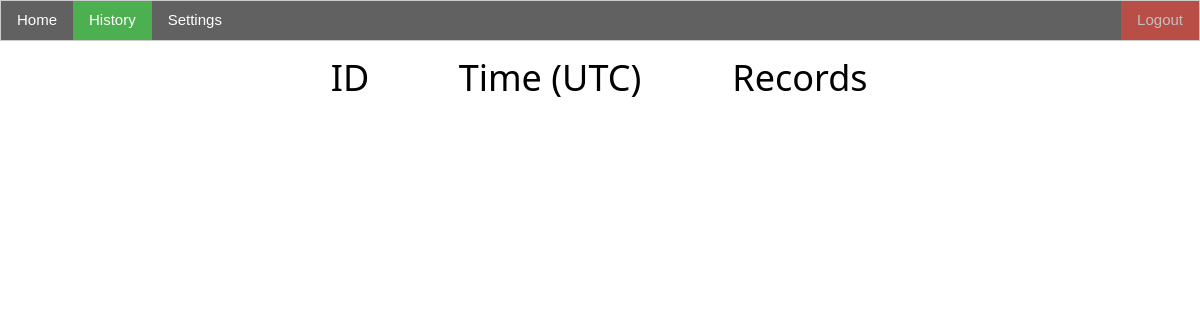
Before: /history with the older database file.
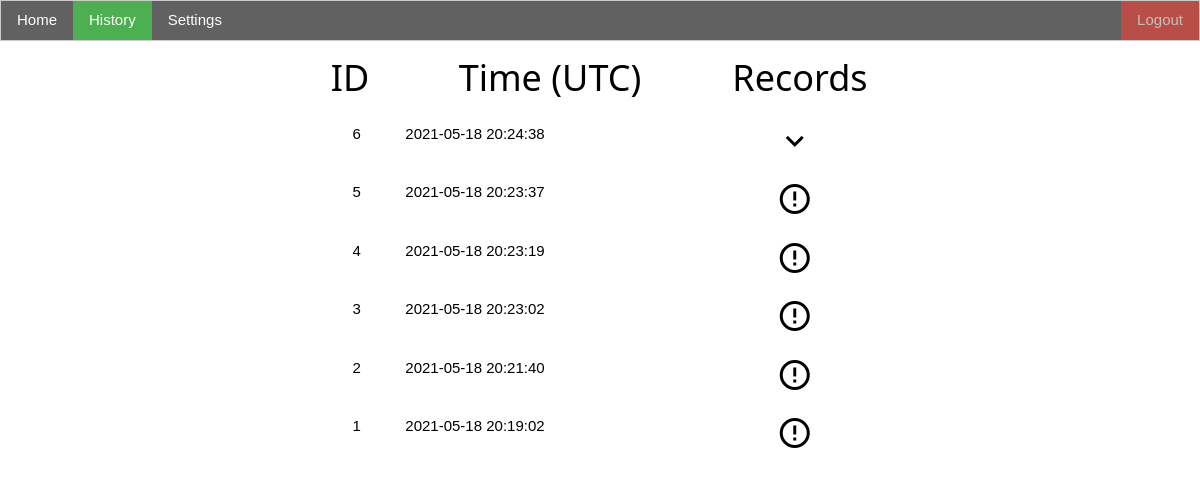
After: the same page with the newer database file.
### tables this page shows
CREATE TABLE ALARMS
(
	id integer
		constraint ALARMS_pk
			primary key,
	occur_time integer not null,
	device int default NULL
);

### main.py (the view)
@app.get("/history")
async def history(request: Request):
    alarms = await db_get_alarms()
    for alarm in alarms:
        await alarm.get_records()
    return templates.TemplateResponse(
        "history.html.j2",
        {"request": request, "alarms": alarms},
    )

### templates/history.html.j2 (shortened to what this page needs)
<!DOCTYPE html>
<html lang="pl-PL" xmlns="http://www.w3.org/1999/html" xmlns="http://www.w3.org/1999/html">
<head>
    <link href="{{ url_for('static', path='w3.css') }}" rel="stylesheet">
</head>
<body class="w3-ios-background">
<div class="w3-bar w3-border w3-dark-grey">
    <a class="w3-bar-item w3-button" href="/">Home</a>
    <a class="w3-bar-item w3-button w3-green" href="/history">History</a>
    <a class="w3-bar-item w3-button" href="/settings">Settings</a>
    <a class="w3-bar-item w3-button w3-red w3-right" style="opacity: 0.6; cursor: not-allowed;">Logout</a>
</div>
<div class="w3-bar">
    <div class="w3-container w3-table w3-card-4">
        <div class="w3-col    m2 l3">&nbsp;</div>
        <div class="w3-col s1 m1 l1 w3-center">
            <h1 class="w3-hide-small">ID</h1>
            <h1 class="w3-hide-medium w3-hide-large" style="font-size: medium">ID</h1></div>
        <div class="w3-col s9 m5 l3 w3-center">
            <h1 class="w3-hide-small">Time (UTC)</h1>
            <h1 class="w3-hide-medium w3-hide-large" style="font-size: medium">Time (UTC)</h1></div>
        <div class="w3-col s2 m2 l2 w3-center">
            <h1 class="w3-hide-small">Records</h1>
            <h1 class="w3-hide-medium w3-hide-large" style="font-size: medium">Records</h1></div>
        <div class="w3-col    m2 l3">&nbsp;</div>
        {% for alarm in alarms %}
            <div class="w3-row">
                <div onclick="myFunction('Alarm-{{alarm.index}}')" class="w3-button w3-block w3-left-align">
                    <div class="w3-col    m2 l3">&nbsp;</div>
                    <div class="w3-col s1 m1 l1 w3-center">{{alarm.index}}</div>
                    <div class="w3-col s9 m5 l3">{{alarm.human_time}}</div>
                    <div class="w3-col s2 m2 l2 w3-center">
                        <i class="material-icons" style="font-size:36px">
                            </i>
                    </div>
                    <div class="w3-col    m2 l3">&nbsp;</div>
                </div>
            </div>
        {% endfor %}
    </div>
</div>
</body>
</html>

### static/w3.css (style rules this page uses)
*,*:before,*:after { box-sizing:inherit }
html { -ms-text-size-adjust:100%;-webkit-text-size-adjust:100% }
body { margin:0 }
a { background-color:transparent }
html,body { font-family:Verdana,sans-serif;font-size:15px;line-height:1.5 }
html { overflow-x:hidden }
h1 { font-size:36px }
h1,h2,h3,h4,h5,h6 { font-family:"Segoe UI",Arial,sans-serif;font-weight:400;margin:10px 0 }
a { color:inherit }
.w3-table,.w3-table-all { border-collapse:collapse;border-spacing:0;width:100%;display:table }
.w3-btn,.w3-button { border:none;display:inline-block;padding:8px 16px;vertical-align:middle;overflow:hidden;text-decoration:none;color:inherit;background-color:inherit;text-align:center;cursor:pointer;white-space:nowrap }
.w3-btn,.w3-button { -webkit-touch-callout:none;-webkit-user-select:none;-khtml-user-select:none;-moz-user-select:none;-ms-user-select:none;user-select:none }
.w3-bar { width:100%;overflow:hidden }
.w3-bar .w3-bar-item { padding:8px 16px;float:left;width:auto;border:none;display:block;outline:0 }
.w3-bar .w3-button { white-space:normal }
.w3-block { display:block;width:100% }
.w3-container:after,.w3-container:before,.w3-panel:after,.w3-panel:before,.w3-row:after,.w3-row:before,.w3-row-padding:after,.w3-row-padding:before, .w3-cell-row:before,.w3-cell-row:after,.w3-clear:after,.w3-clear:before,.w3-bar:before,.w3-bar:after { content:"";display:table;clear:both }
.w3-col,.w3-half,.w3-third,.w3-twothird,.w3-threequarter,.w3-quarter { float:left;width:100% }
.w3-col.s1 { width:8.33333% }
.w3-col.s2 { width:16.66666% }
.w3-col.s9 { width:74.99999% }
@media (min-width:601px) { .w3-col.m1 { width:8.33333% } }
@media (min-width:601px) { .w3-col.m2 { width:16.66666% } }
@media (min-width:601px) { .w3-col.m5 { width:41.66666% } }
@media (min-width:993px) { .w3-col.l1 { width:8.33333% } }
@media (min-width:993px) { .w3-col.l2 { width:16.66666% } }
@media (min-width:993px) { .w3-col.l3 { width:24.99999% } }
.w3-container,.w3-panel { padding:0.01em 16px }
.w3-card-4,.w3-hover-shadow:hover { box-shadow:0 4px 10px 0 rgba(0,0,0,0.2),0 4px 20px 0 rgba(0,0,0,0.19) }
.w3-left-align { text-align:left!important }
.w3-center { text-align:center!important }
.w3-border { border:1px solid #ccc!important }
.w3-right { float:right!important }
.w3-green,.w3-hover-green:hover { color:#fff!important;background-color:#4CAF50!important }
.w3-red,.w3-hover-red:hover { color:#fff!important;background-color:#f44336!important }
.w3-dark-grey,.w3-hover-dark-grey:hover,.w3-dark-gray,.w3-hover-dark-gray:hover { color:#fff!important;background-color:#616161!important }

Changed rows visible on the page:
added ALARMS: index "6", human_time "2021-05-18 20:24:38"
added ALARMS: index "5", human_time "2021-05-18 20:23:37"
added ALARMS: index "4", human_time "2021-05-18 20:23:19"
added ALARMS: index "3", human_time "2021-05-18 20:23:02"
added ALARMS: index "2", human_time "2021-05-18 20:21:40"
added ALARMS: index "1", human_time "2021-05-18 20:19:02"
